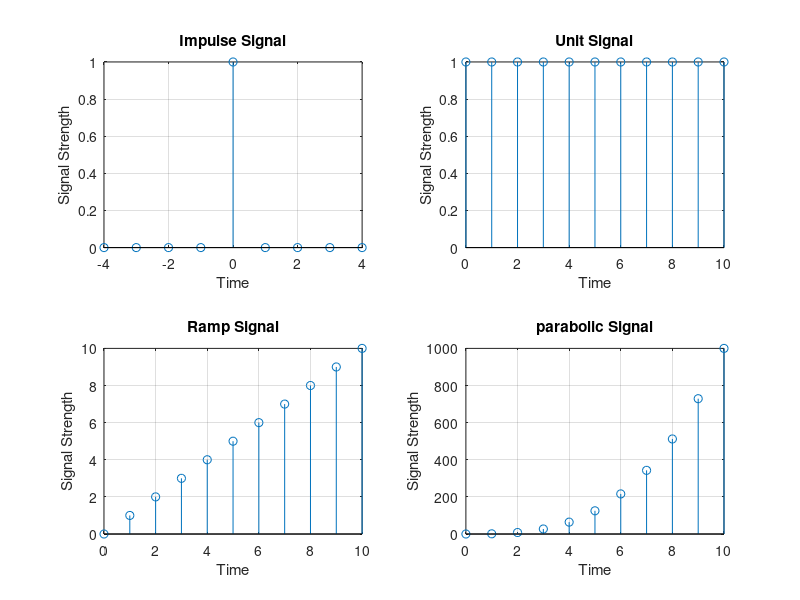

Write the MATLAB code that produced this figure.
clc;
clear all;
d=-4:4; %this range is used to create the impulse signal
xd=zeros(1,length(d)); %creating a row vector with all zeros
xd(5)=1; %here the position can be determind by using the formula-> req. pos=(0-L+1), where L is the lower limit in the range
n=0:10;
xu=ones(1,length(n));%creating a row vector with all ones
xr=n;
xp=xr.^3;%creating a row vector where all the values will be the cube of the index value(basically parabolic in nature)
subplot(2,2,1);
stem(d,xd); %plotting the unit impulse signal
grid on;
xlabel('Time');
ylabel("Signal Strength");
title("Impulse Signal");
subplot(2,2,2);
stem(n,xu); %plotting the unit step signal
grid on;
xlabel('Time');
ylabel("Signal Strength");
title("Unit Signal");
subplot(2,2,3);
stem(n,xr); %plotting the unit ramp signal
grid on;
xlabel('Time');
ylabel("Signal Strength");
title("Ramp Signal");
subplot(2,2,4);
stem(n,xp); %plotting the parabolic signal
grid on;
xlabel('Time');
ylabel("Signal Strength");
title("parabolic Signal");
